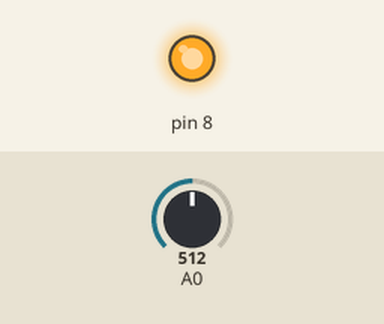
The sketch below on a simulated Arduino Uno, built with avr-gcc and run on an emulated ATmega328P. On the bench: output pins drawn as LEDs (lit = HIGH). Inputs (shaded band) come from the test bench; at power-on: A0 = 512.

Above: at 1.2 s.
1.3 s: A0 set to 415
2.8 s: A0 set to 393
At 3.7 s:
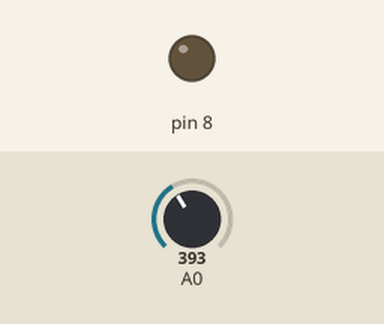
4.3 s: A0 set to 410
At 5.1 s:
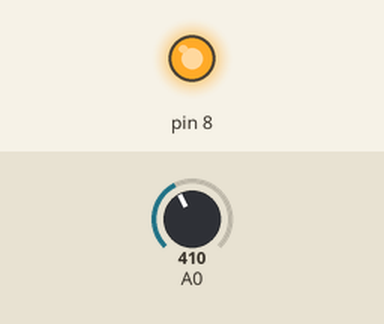
5.8 s: A0 set to 390
At 6.1 s:
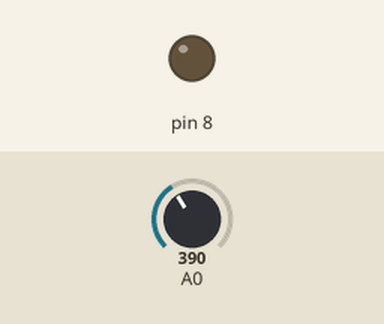
Timing chart, 0 to 8.3 s (numbered marks = the images above; inputs shaded):
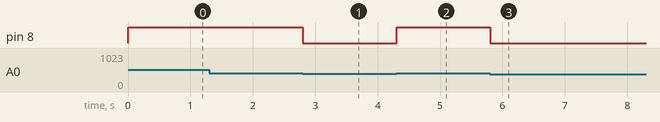

The sketch:

zhikun_du1.ino
```cpp
// C++ code
//
void setup()
{
  pinMode(A0, INPUT);
  pinMode(8, OUTPUT);
}

void loop()
{
  if (analogRead(A0) > 400) {
    digitalWrite(8, HIGH);
  } else {
    digitalWrite(8, LOW);
  }
  delay(10); // Delay a little bit to improve simulation performance
}
```

Measured:
- the behaviour switches between 401 and 400 on A0 (found by bisection; images 0 and 1)
- after the input at 1.3 s, every drawn part: stays the same
- after the input at 2.8 s, pin 8: HIGH → LOW at once
- after the input at 4.3 s, pin 8: LOW → HIGH at once
- after the input at 5.8 s, pin 8: HIGH → LOW at once
